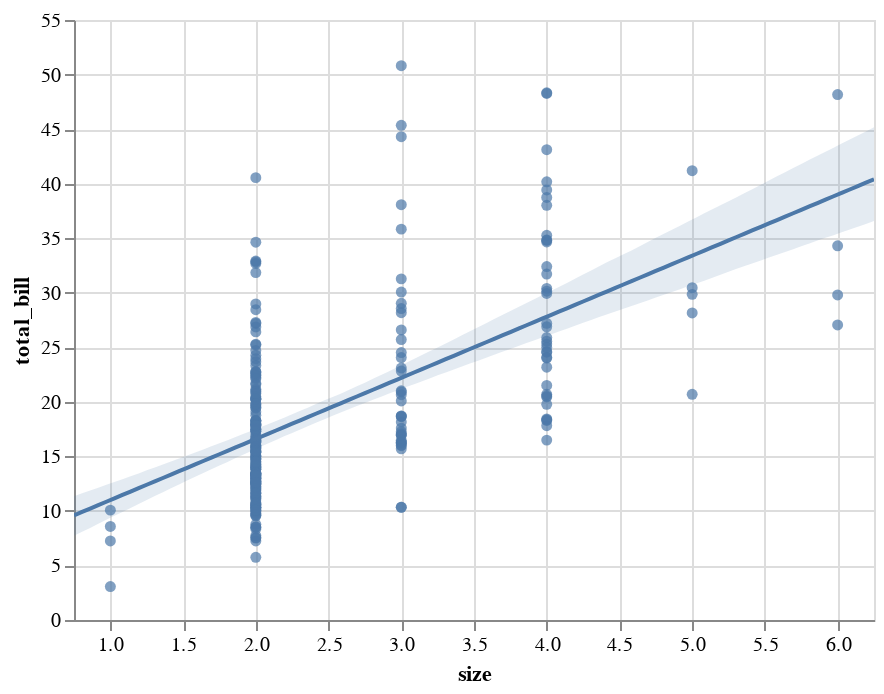

Notebook source saved alongside this figure:
### Code cell
display(salt.regplot(x="size", y="total_bill", data=tips))
ax = sns.regplot(x="size", y="total_bill", data=tips, x_jitter=.1)

### Figure 1 — Vega-Lite specification as saved in the notebook (floating-point values rounded to 4 significant figures; data arrays with more than 128 entries replaced by an {"elided": "..."} marker saying what was removed)
{"$schema": "https://vega.github.io/schema/vega-lite/v2.4.1.json", "config": {"view": {"height": 300, "width": 400}}, "layer": [{"data": {"values": {"elided": "244 records"}}, "encoding": {"x": {"axis": {"title": "size"}, "field": "size", "scale": {"domain": [0.75, 6.25], "nice": false}, "type": "quantitative"}, "y": {"axis": {"title": "total_bill"}, "field": "total_bill", "type": "quantitative"}}, "mark": {"clip": true, "filled": true, "type": "point"}}, {"data": {"values": [{"x": 0.75, "y": 9.595}, {"x": 0.8056, "y": 9.906}, {"x": 0.8611, "y": 10.22}, {"x": 0.9167, "y": 10.53}, {"x": 0.9722, "y": 10.84}, {"x": 1.028, "y": 11.15}, {"x": 1.083, "y": 11.46}, {"x": 1.139, "y": 11.77}, {"x": 1.194, "y": 12.08}, {"x": 1.25, "y": 12.4}, {"x": 1.306, "y": 12.71}, {"x": 1.361, "y": 13.02}, {"x": 1.417, "y": 13.33}, {"x": 1.472, "y": 13.64}, {"x": 1.528, "y": 13.95}, {"x": 1.583, "y": 14.26}, {"x": 1.639, "y": 14.57}, {"x": 1.694, "y": 14.88}, {"x": 1.75, "y": 15.2}, {"x": 1.806, "y": 15.51}, {"x": 1.861, "y": 15.82}, {"x": 1.917, "y": 16.13}, {"x": 1.972, "y": 16.44}, {"x": 2.028, "y": 16.75}, {"x": 2.083, "y": 17.06}, {"x": 2.139, "y": 17.37}, {"x": 2.194, "y": 17.68}, {"x": 2.25, "y": 18.0}, {"x": 2.306, "y": 18.31}, {"x": 2.361, "y": 18.62}, {"x": 2.417, "y": 18.93}, {"x": 2.472, "y": 19.24}, {"x": 2.528, "y": 19.55}, {"x": 2.583, "y": 19.86}, {"x": 2.639, "y": 20.17}, {"x": 2.694, "y": 20.48}, {"x": 2.75, "y": 20.8}, {"x": 2.806, "y": 21.11}, {"x": 2.861, "y": 21.42}, {"x": 2.917, "y": 21.73}, {"x": 2.972, "y": 22.04}, {"x": 3.028, "y": 22.35}, {"x": 3.083, "y": 22.66}, {"x": 3.139, "y": 22.97}, {"x": 3.194, "y": 23.28}, {"x": 3.25, "y": 23.6}, {"x": 3.306, "y": 23.91}, {"x": 3.361, "y": 24.22}, {"x": 3.417, "y": 24.53}, {"x": 3.472, "y": 24.84}, {"x": 3.528, "y": 25.15}, {"x": 3.583, "y": 25.46}, {"x": 3.639, "y": 25.77}, {"x": 3.694, "y": 26.09}, {"x": 3.75, "y": 26.4}, {"x": 3.806, "y": 26.71}, {"x": 3.861, "y": 27.02}, {"x": 3.917, "y": 27.33}, {"x": 3.972, "y": 27.64}, {"x": 4.028, "y": 27.95}, {"x": 4.083, "y": 28.26}, {"x": 4.139, "y": 28.57}, {"x": 4.194, "y": 28.89}, {"x": 4.25, "y": 29.2}, {"x": 4.306, "y": 29.51}, {"x": 4.361, "y": 29.82}, {"x": 4.417, "y": 30.13}, {"x": 4.472, "y": 30.44}, {"x": 4.528, "y": 30.75}, {"x": 4.583, "y": 31.06}, {"x": 4.639, "y": 31.37}, {"x": 4.694, "y": 31.69}, {"x": 4.75, "y": 32.0}, {"x": 4.806, "y": 32.31}, {"x": 4.861, "y": 32.62}, {"x": 4.917, "y": 32.93}, {"x": 4.972, "y": 33.24}, {"x": 5.028, "y": 33.55}, {"x": 5.083, "y": 33.86}, {"x": 5.139, "y": 34.17}, {"x": 5.194, "y": 34.49}, {"x": 5.25, "y": 34.8}, {"x": 5.306, "y": 35.11}, {"x": 5.361, "y": 35.42}, {"x": 5.417, "y": 35.73}, {"x": 5.472, "y": 36.04}, {"x": 5.528, "y": 36.35}, {"x": 5.583, "y": 36.66}, {"x": 5.639, "y": 36.97}, {"x": 5.694, "y": 37.29}, {"x": 5.75, "y": 37.6}, {"x": 5.806, "y": 37.91}, {"x": 5.861, "y": 38.22}, {"x": 5.917, "y": 38.53}, {"x": 5.972, "y": 38.84}, {"x": 6.028, "y": 39.15}, {"x": 6.083, "y": 39.46}, {"x": 6.139, "y": 39.77}, {"x": 6.194, "y": 40.09}, {"x": 6.25, "y": 40.4}]}, "encoding": {"x": {"field": "x", "scale": {"domain": [0.75, 6.25], "nice": false}, "type": "quantitative"}, "y": {"field": "y", "type": "quantitative"}}, "mark": {"clip": true, "type": "line"}}, {"data": {"values": [{"x": 0.75, "y1": 7.721, "y2": 11.34}, {"x": 0.8056, "y1": 8.09, "y2": 11.61}, {"x": 0.8611, "y1": 8.442, "y2": 11.87}, {"x": 0.9167, "y1": 8.812, "y2": 12.12}, {"x": 0.9722, "y1": 9.183, "y2": 12.39}, {"x": 1.028, "y1": 9.545, "y2": 12.65}, {"x": 1.083, "y1": 9.907, "y2": 12.91}, {"x": 1.139, "y1": 10.28, "y2": 13.17}, {"x": 1.194, "y1": 10.63, "y2": 13.44}, {"x": 1.25, "y1": 11.0, "y2": 13.72}, {"x": 1.306, "y1": 11.36, "y2": 13.98}, {"x": 1.361, "y1": 11.71, "y2": 14.26}, {"x": 1.417, "y1": 12.08, "y2": 14.53}, {"x": 1.472, "y1": 12.43, "y2": 14.81}, {"x": 1.528, "y1": 12.79, "y2": 15.09}, {"x": 1.583, "y1": 13.13, "y2": 15.35}, {"x": 1.639, "y1": 13.47, "y2": 15.64}, {"x": 1.694, "y1": 13.82, "y2": 15.92}, {"x": 1.75, "y1": 14.15, "y2": 16.2}, {"x": 1.806, "y1": 14.49, "y2": 16.48}, {"x": 1.861, "y1": 14.84, "y2": 16.77}, {"x": 1.917, "y1": 15.18, "y2": 17.07}, {"x": 1.972, "y1": 15.52, "y2": 17.35}, {"x": 2.028, "y1": 15.85, "y2": 17.65}, {"x": 2.083, "y1": 16.18, "y2": 17.94}, {"x": 2.139, "y1": 16.51, "y2": 18.24}, {"x": 2.194, "y1": 16.83, "y2": 18.55}, {"x": 2.25, "y1": 17.15, "y2": 18.86}, {"x": 2.306, "y1": 17.46, "y2": 19.17}, {"x": 2.361, "y1": 17.78, "y2": 19.48}, {"x": 2.417, "y1": 18.1, "y2": 19.81}, {"x": 2.472, "y1": 18.41, "y2": 20.14}, {"x": 2.528, "y1": 18.71, "y2": 20.44}, {"x": 2.583, "y1": 19.02, "y2": 20.74}, {"x": 2.639, "y1": 19.33, "y2": 21.08}, {"x": 2.694, "y1": 19.62, "y2": 21.42}, {"x": 2.75, "y1": 19.9, "y2": 21.75}, {"x": 2.806, "y1": 20.2, "y2": 22.11}, {"x": 2.861, "y1": 20.46, "y2": 22.45}, {"x": 2.917, "y1": 20.76, "y2": 22.81}, {"x": 2.972, "y1": 21.04, "y2": 23.17}, {"x": 3.028, "y1": 21.33, "y2": 23.53}, {"x": 3.083, "y1": 21.6, "y2": 23.9}, {"x": 3.139, "y1": 21.87, "y2": 24.26}, {"x": 3.194, "y1": 22.15, "y2": 24.63}, {"x": 3.25, "y1": 22.43, "y2": 24.98}, {"x": 3.306, "y1": 22.7, "y2": 25.34}, {"x": 3.361, "y1": 22.97, "y2": 25.71}, {"x": 3.417, "y1": 23.25, "y2": 26.11}, {"x": 3.472, "y1": 23.52, "y2": 26.48}, {"x": 3.528, "y1": 23.77, "y2": 26.84}, {"x": 3.583, "y1": 24.03, "y2": 27.21}, {"x": 3.639, "y1": 24.31, "y2": 27.59}, {"x": 3.694, "y1": 24.6, "y2": 27.96}, {"x": 3.75, "y1": 24.85, "y2": 28.33}, {"x": 3.806, "y1": 25.12, "y2": 28.7}, {"x": 3.861, "y1": 25.39, "y2": 29.06}, {"x": 3.917, "y1": 25.65, "y2": 29.43}, {"x": 3.972, "y1": 25.91, "y2": 29.8}, {"x": 4.028, "y1": 26.17, "y2": 30.16}, {"x": 4.083, "y1": 26.44, "y2": 30.53}, {"x": 4.139, "y1": 26.71, "y2": 30.9}, {"x": 4.194, "y1": 26.97, "y2": 31.28}, {"x": 4.25, "y1": 27.24, "y2": 31.66}, {"x": 4.306, "y1": 27.51, "y2": 32.04}, {"x": 4.361, "y1": 27.78, "y2": 32.43}, {"x": 4.417, "y1": 28.04, "y2": 32.81}, {"x": 4.472, "y1": 28.29, "y2": 33.17}, {"x": 4.528, "y1": 28.54, "y2": 33.52}, {"x": 4.583, "y1": 28.79, "y2": 33.88}, {"x": 4.639, "y1": 29.04, "y2": 34.26}, {"x": 4.694, "y1": 29.3, "y2": 34.65}, {"x": 4.75, "y1": 29.55, "y2": 35.03}, {"x": 4.806, "y1": 29.81, "y2": 35.4}, {"x": 4.861, "y1": 30.07, "y2": 35.76}, {"x": 4.917, "y1": 30.32, "y2": 36.14}, {"x": 4.972, "y1": 30.58, "y2": 36.53}, {"x": 5.028, "y1": 30.85, "y2": 36.9}, {"x": 5.083, "y1": 31.11, "y2": 37.27}, {"x": 5.139, "y1": 31.38, "y2": 37.65}, {"x": 5.194, "y1": 31.66, "y2": 38.02}, {"x": 5.25, "y1": 31.93, "y2": 38.39}, {"x": 5.306, "y1": 32.19, "y2": 38.76}, {"x": 5.361, "y1": 32.45, "y2": 39.14}, {"x": 5.417, "y1": 32.7, "y2": 39.52}, {"x": 5.472, "y1": 32.96, "y2": 39.9}, {"x": 5.528, "y1": 33.22, "y2": 40.28}, {"x": 5.583, "y1": 33.48, "y2": 40.67}, {"x": 5.639, "y1": 33.73, "y2": 41.05}, {"x": 5.694, "y1": 33.99, "y2": 41.43}, {"x": 5.75, "y1": 34.25, "y2": 41.81}, {"x": 5.806, "y1": 34.52, "y2": 42.18}, {"x": 5.861, "y1": 34.78, "y2": 42.55}, {"x": 5.917, "y1": 35.03, "y2": 42.93}, {"x": 5.972, "y1": 35.28, "y2": 43.3}, {"x": 6.028, "y1": 35.54, "y2": 43.67}, {"x": 6.083, "y1": 35.79, "y2": 44.04}, {"x": 6.139, "y1": 36.05, "y2": 44.42}, {"x": 6.194, "y1": 36.31, "y2": 44.79}, {"x": 6.25, "y1": 36.57, "y2": 45.17}]}, "encoding": {"opacity": {"value": 0.15}, "x": {"field": "x", "scale": {"domain": [0.75, 6.25], "nice": false}, "type": "quantitative"}, "y": {"field": "y1", "type": "quantitative"}, "y2": {"field": "y2", "type": "quantitative"}}, "mark": {"clip": true, "type": "area"}}]}
